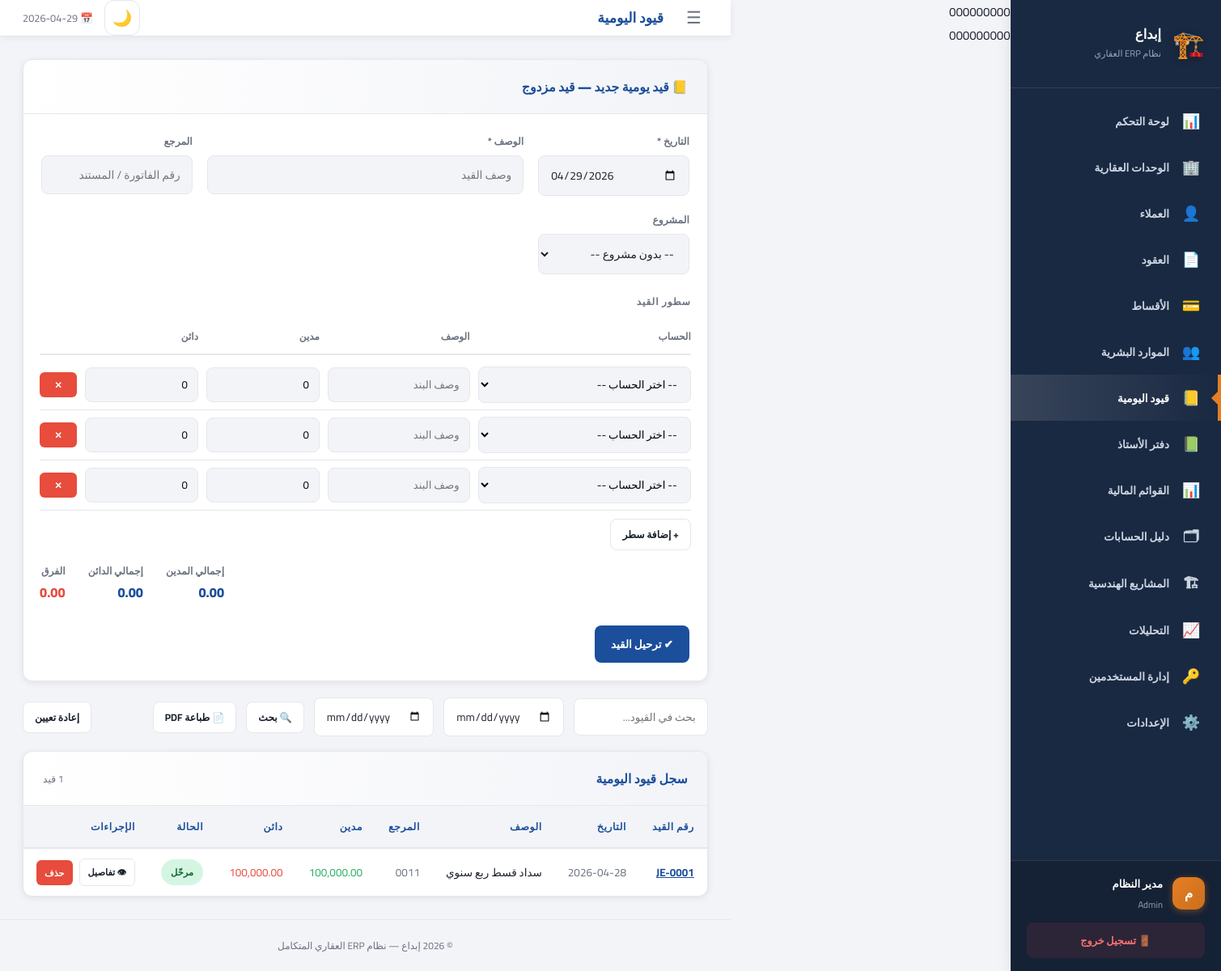
Page /journal (signed in) on the committed database.
### tables this page shows
CREATE TABLE journal_entries (
    id INTEGER PRIMARY KEY AUTOINCREMENT,
    entry_number TEXT UNIQUE NOT NULL,
    entry_date TEXT NOT NULL, description TEXT NOT NULL,
    reference TEXT DEFAULT '', project_id INTEGER,
    created_by TEXT DEFAULT '', created_at TEXT DEFAULT CURRENT_TIMESTAMP,
    FOREIGN KEY(project_id) REFERENCES projects(id)
);

### app.py (the view)
@app.route("/journal")
@login_required
def journal():
    try:
        kw     = request.args.get("q","").strip()
        from_d = request.args.get("from","")
        to_d   = request.args.get("to","")
        page = request.args.get("page", 1)
        page, per_page, offset = paginate(page, 20)
        q = f"%{kw}%"
        params = [q,q]
        date_filter = ""
        if from_d:
            date_filter += " AND je.entry_date >= ?"; params.append(from_d)
        if to_d:
            date_filter += " AND je.entry_date <= ?"; params.append(to_d)
        with get_db() as c:
            total = c.execute(f"""
                SELECT COUNT(DISTINCT je.id) as cnt FROM journal_entries je
                WHERE (je.entry_number LIKE ? OR je.description LIKE ?) {date_filter}
            """, params).fetchone()["cnt"]
            rows = c.execute(f"""
                SELECT je.*,COALESCE(SUM(jl.debit),0) dr,COALESCE(SUM(jl.credit),0) cr
                FROM journal_entries je
                LEFT JOIN journal_lines jl ON jl.entry_id=je.id
                WHERE (je.entry_number LIKE ? OR je.description LIKE ?) {date_filter}
                GROUP BY je.id ORDER BY je.entry_date DESC, je.id DESC
                LIMIT ? OFFSET ?
            """, params + [per_page, offset]).fetchall()
            posting = c.execute("SELECT id,code,name FROM accounts WHERE is_posting=1 ORDER BY code").fetchall()
            projects = c.execute("SELECT id,name FROM projects ORDER BY name").fetchall()
        posting_list = [{"id": r["id"], "code": r["code"], "name": r["name"]} for r in posting]
        total_pages = (total + per_page - 1) // per_page
        return render_template("journal.html", rows=rows, posting=posting_list,
                               projects=projects, kw=kw, from_d=from_d, to_d=to_d,
                               page=page, total_pages=total_pages)
    except Exception as e:
        logger.error(f"Journal error: {e}")
        flash(f"❌ خطأ في تحميل القيود: {str(e)}", "error")
        return redirect(url_for("dashboard"))

### app.py (called while the page is built)
def get_db():
    conn = sqlite3.connect(DB_PATH)
    conn.row_factory = sqlite3.Row
    conn.execute("PRAGMA foreign_keys = ON")
    return conn

def login_required(f):
    @wraps(f)
    def decorated(*args, **kwargs):
        if "user" not in session:
            return redirect(url_for("login"))
        return f(*args, **kwargs)
    return decorated

def paginate(page=1, per_page=15):
    page = max(1, int(page) if isinstance(page, (int, str)) else 1)
    per_page = min(100, max(1, int(per_page) if isinstance(per_page, (int, str)) else 15))
    offset = (page - 1) * per_page
    return page, per_page, offset

@app.context_processor
def inject_globals():
    cfg_path = BASE_DIR / "config.json"
    cfg = json.loads(cfg_path.read_text()) if cfg_path.exists() else {"company_name":"إبداع","currency":"ج.م"}
    allowed = ROLE_PAGES.get(session.get("role",""), set())
    return {
        "company_name": cfg.get("company_name","إبداع"),
        "currency":     cfg.get("currency","ج.م"),
        "current_user": session.get("user",""),
        "current_role": session.get("role",""),
        "full_name":    session.get("full_name",""),
        "allowed_pages": allowed,
        "today": date.today().isoformat(),
    }

@app.before_request
def before_request():
    if 'user' in session:
        session.permanent = True

### templates/journal.html (shortened to what this page needs)
{% extends "base.html" %}
{% block page_title %}قيود اليومية{% endblock %}
{% block content %}
<div class="card" style="margin-bottom:20px">
  <div class="card-header">
    <span class="card-title">📒 قيد يومية جديد — قيد مزدوج</span>
  </div>
  <form method="POST" action="{{ url_for('add_journal_entry') }}" id="je-form">
    <div class="form-grid" style="grid-template-columns:repeat(4,1fr)">
      <div class="form-group">
        <label>التاريخ *</label>
        <input type="date" name="entry_date" value="{{ today }}" required>
      </div>
      <div class="form-group" style="grid-column:span 2">
        <label>الوصف *</label>
        <input type="text" name="description" placeholder="وصف القيد" required>
      </div>
      <div class="form-group">
        <label>المرجع</label>
        <input type="text" name="reference" placeholder="رقم الفاتورة / المستند">
      </div>
      <div class="form-group">
        <label>المشروع</label>
        <select name="project_id">
          <option value="">-- بدون مشروع --</option>
        </select>
      </div>
    </div>
    <div style="padding:0 20px 12px">
      <div class="section-label">سطور القيد</div>
      <div class="je-lines-header">
        <span>الحساب</span><span>الوصف</span><span>مدين</span><span>دائن</span>
      </div>
      <div id="je-lines-body">
        {% for i in range(3) %}
        <div class="je-line-row">
          <select name="account_id[]">
            <option value="">-- اختر الحساب --</option>
          </select>
          <input type="text" name="line_desc[]" placeholder="وصف البند">
          <input type="number" name="debit[]"  step="0.01" min="0" value="0" oninput="updateTotals()">
          <input type="number" name="credit[]" step="0.01" min="0" value="0" oninput="updateTotals()">
          <button type="button" class="btn btn-danger btn-xs" onclick="removeJELine(this)">✕</button>
        </div>
        {% endfor %}
      </div>
      <div style="margin-top:10px">
        <button type="button" class="btn btn-ghost btn-sm" onclick="addJELine()">+ إضافة سطر</button>
      </div>
      <div class="je-totals">
        <div>
          <div class="lbl">إجمالي المدين</div>
          <div id="je-dr-total" style="color:var(--primary);font-size:1.1rem">0.00</div>
        </div>
        <div>
          <div class="lbl">إجمالي الدائن</div>
          <div id="je-cr-total" style="color:var(--primary);font-size:1.1rem">0.00</div>
        </div>
        <div>
          <div class="lbl">الفرق</div>
          <div id="je-diff" style="color:var(--danger);font-size:1.1rem">0.00</div>
        </div>
      </div>
    </div>
    <div class="form-footer">
      <button type="submit" class="btn btn-primary">✔ ترحيل القيد</button>
    </div>
  </form>
</div>
<div class="toolbar">
  <form method="GET" style="display:contents">
    <input type="text" name="q" value="{{ kw }}" placeholder="بحث في القيود...">
    <input type="date" name="from" value="{{ from_d }}" title="من تاريخ">
    <input type="date" name="to"   value="{{ to_d }}"   title="إلى تاريخ">
    <button type="submit" class="btn btn-ghost btn-sm">🔍 بحث</button>
    <a href="/journal/pdf?from={{ from_d }}&to={{ to_d }}" class="btn btn-ghost btn-sm" target="_blank">📄 طباعة PDF</a>
  </form>
  <a href="{{ url_for('journal') }}" class="btn btn-ghost btn-sm">إعادة تعيين</a>
</div>
<div class="card">
  <div class="card-header">
    <span class="card-title">سجل قيود اليومية</span>
    <span class="muted" style="font-size:.82rem">{{ rows|length }} قيد</span>
  </div>
  <div class="table-wrapper">
    <table>
      <thead><tr>
        <th>رقم القيد</th><th>التاريخ</th><th>الوصف</th>
        <th>المرجع</th><th>مدين</th><th>دائن</th><th>الحالة</th><th>الإجراءات</th>
      </tr></thead>
      <tbody>
        {% for r in rows %}
        <tr>
          <td><a href="{{ url_for('journal_entry_detail', eid=r.id) }}" style="color:var(--primary);font-weight:700">{{ r.entry_number }}</a></td>
          <td class="muted">{{ r.entry_date }}</td>
          <td>{{ r.description }}</td>
          <td class="muted">{{ r.reference or '—' }}</td>
          <td class="positive">{{ "{:,.2f}".format(r.dr) }}</td>
          <td class="negative">{{ "{:,.2f}".format(r.cr) }}</td>
          <td><span class="badge badge-success">مرحّل</span></td>
          <td class="actions">
            <a href="{{ url_for('journal_entry_detail', eid=r.id) }}" class="btn btn-ghost btn-xs">👁 تفاصيل</a>
            <form method="POST" action="{{ url_for('delete_journal_entry', eid=r.id) }}" class="confirm-delete" style="display:inline">
              <button type="submit" class="btn btn-danger btn-xs">حذف</button>
            </form>
          </td>
        </tr>
        {% else %}
        <tr><td colspan="8" style="text-align:center;padding:30px;color:var(--text-muted)">لا توجد قيود مطابقة</td></tr>
        {% endfor %}
      </tbody>
    </table>
  </div>
</div>
{% endblock %}

### templates/base.html (shortened to what this page needs)
{{ csrf_token() }}
<!DOCTYPE html>
<html lang="ar" dir="rtl" data-theme="light">
<head>
<link rel="stylesheet" href="{{ url_for('static', filename='css/style.css') }}">
</head>
<body>
{% if current_user %}
<aside class="sidebar" id="sidebar">
  <div class="sidebar-logo">
    <span class="logo-icon">🏗️</span>
    <div>
      <div class="logo-name">{{ company_name }}</div>
      <div class="logo-sub">نظام ERP العقاري</div>
    </div>
  </div>
  <nav class="sidebar-nav">
    {% for page_key, icon, label in nav_items %}
      {% if page_key in allowed_pages %}
      <a href="{{ url_for(page_key) }}"
         class="nav-item {% if request.endpoint == page_key %}active{% endif %}">
        <span class="nav-icon">{{ icon }}</span>
        <span class="nav-label">{{ label }}</span>
      </a>
      {% endif %}
    {% endfor %}
  </nav>
  <div class="sidebar-footer">
    <div class="user-chip">
      <span class="user-avatar">{{ full_name[0] if full_name else 'م' }}</span>
      <div>
        <div class="user-name">{{ full_name }}</div>
        <div class="user-role">{{ current_role }}</div>
      </div>
    </div>
    <a href="{{ url_for('logout') }}" class="logout-btn">🚪 تسجيل خروج</a>
  </div>
</aside>
<div class="main-wrapper">
  <header class="topbar">
    <button class="sidebar-toggle" aria-label="تبديل القائمة">☰</button>
    <h1 class="page-title">{% block page_title %}{% endblock %}</h1>
    <div class="topbar-actions">
      <button class="theme-toggle" id="theme-toggle" aria-label="تبديل المظهر">🌙</button>
      <span class="topbar-date">📅 {{ today }}</span>
    </div>
  </header>
  <main class="page-content">
    {% block content %}{% endblock %}
  </main>
  <footer style="text-align:center; padding:20px; color:var(--text-muted); font-size:.8rem; border-top:1px solid var(--border);">
    <p>© 2026 {{ company_name }} — نظام ERP العقاري المتكامل</p>
  </footer>
</div>
{% else %}
  {% block auth_content %}{% endblock %}
{% endif %}
</body>
</html>

### rows in the picture
journal_entries: created_by "Admin", entry_number "JE-0001", entry_date "2026-04-28", description "سداد قسط ربع سنوي", reference "0011", dr "100,000.00", cr "100,000.00"

### other values in the picture
{{ company_name }} "إبداع"
{{ icon }} "📊" "🏢" "👤" "📄" "💳" "👥" "📒" "📗" "📊" "🗂" "🏗" "📈" "🔑" "⚙️"
{{ label }} "لوحة التحكم" "الوحدات العقارية" "العملاء" "العقود" "الأقساط" "الموارد البشرية" "قيود اليومية" "دفتر الأستاذ" "القوائم المالية" "دليل الحسابات" "المشاريع الهندسية" "التحليلات" "إدارة المستخدمين" "الإعدادات"
{{ full_name[0] if full_name else 'م' }} "م"
{{ full_name }} "مدير النظام"
